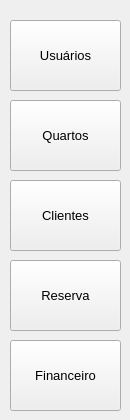
     <widget class="QWidget" name="stackedWidgetPage1">
      <widget class="QToolButton" name="bttn_user">
       <property name="geometry">
        <rect>
         <x>10</x>
         <y>20</y>
         <width>111</width>
         <height>71</height>
        </rect>
       </property>
       <property name="sizePolicy">
        <sizepolicy hsizetype="Preferred" vsizetype="Preferred">
         <horstretch>0</horstretch>
         <verstretch>0</verstretch>
        </sizepolicy>
       </property>
       <property name="font">
        <font>
         <pointsize>10</pointsize>
        </font>
       </property>
       <property name="layoutDirection">
        <enum>Qt::LeftToRight</enum>
       </property>
       <property name="autoFillBackground">
        <bool>false</bool>
       </property>
       <property name="text">
        <string>Usuários</string>
       </property>
       <property name="icon">
        <iconset>
         <normaloff>../Icones/group_24dp_E3E3E3_FILL0_wght400_GRAD0_opsz24.png</normaloff>../Icones/group_24dp_E3E3E3_FILL0_wght400_GRAD0_opsz24.png</iconset>
       </property>
       <property name="iconSize">
        <size>
         <width>32</width>
         <height>32</height>
        </size>
       </property>
       <property name="shortcut">
        <string/>
       </property>
       <property name="toolButtonStyle">
        <enum>Qt::ToolButtonTextUnderIcon</enum>
       </property>
      </widget>
      <widget class="QToolButton" name="bttn_rooms">
       <property name="geometry">
        <rect>
         <x>10</x>
         <y>100</y>
         <width>111</width>
         <height>71</height>
        </rect>
       </property>
       <property name="sizePolicy">
        <sizepolicy hsizetype="Preferred" vsizetype="Preferred">
         <horstretch>0</horstretch>
         <verstretch>0</verstretch>
        </sizepolicy>
       </property>
       <property name="font">
        <font>
         <pointsize>10</pointsize>
        </font>
       </property>
       <property name="toolTipDuration">
        <number>-1</number>
       </property>
       <property name="layoutDirection">
        <enum>Qt::LeftToRight</enum>
       </property>
       <property name="text">
        <string>Quartos</string>
       </property>
       <property name="icon">
        <iconset>
         <normaloff>../Icones/night_shelter_24dp_E3E3E3_FILL0_wght400_GRAD0_opsz24.png</normaloff>../Icones/night_shelter_24dp_E3E3E3_FILL0_wght400_GRAD0_opsz24.png</iconset>
       </property>
       <property name="iconSize">
        <size>
         <width>32</width>
         <height>32</height>
        </size>
       </property>
       <property name="toolButtonStyle">
        <enum>Qt::ToolButtonTextUnderIcon</enum>
       </property>
      </widget>
      <widget class="QToolButton" name="bttn_client">
       <property name="geometry">
        <rect>
         <x>10</x>
         <y>180</y>
         <width>111</width>
         <height>71</height>
        </rect>
       </property>
       <property name="sizePolicy">
        <sizepolicy hsizetype="Preferred" vsizetype="Preferred">
         <horstretch>0</horstretch>
         <verstretch>0</verstretch>
        </sizepolicy>
       </property>
       <property name="font">
        <font>
         <pointsize>10</pointsize>
        </font>
       </property>
       <property name="text">
        <string>Clientes</string>
       </property>
       <property name="icon">
        <iconset>
         <normaloff>../Icones/person_24dp_E3E3E3_FILL0_wght400_GRAD0_opsz24.png</normaloff>../Icones/person_24dp_E3E3E3_FILL0_wght400_GRAD0_opsz24.png</iconset>
       </property>
       <property name="iconSize">
        <size>
         <width>32</width>
         <height>32</height>
        </size>
       </property>
       <property name="toolButtonStyle">
        <enum>Qt::ToolButtonTextUnderIcon</enum>
       </property>
      </widget>
      <widget class="QToolButton" name="bttn_reserva">
       <property name="geometry">
        <rect>
         <x>10</x>
         <y>260</y>
         <width>111</width>
         <height>71</height>
        </rect>
       </property>
       <property name="sizePolicy">
        <sizepolicy hsizetype="Preferred" vsizetype="Preferred">
         <horstretch>0</horstretch>
         <verstretch>0</verstretch>
        </sizepolicy>
       </property>
       <property name="font">
        <font>
         <pointsize>10</pointsize>
        </font>
       </property>
       <property name="text">
        <string>Reserva</string>
       </property>
       <property name="icon">
        <iconset>
         <normaloff>../Icones/location_away_24dp_E3E3E3_FILL0_wght400_GRAD0_opsz24.png</normaloff>../Icones/location_away_24dp_E3E3E3_FILL0_wght400_GRAD0_opsz24.png</iconset>
       </property>
       <property name="iconSize">
        <size>
         <width>32</width>
         <height>32</height>
        </size>
       </property>
       <property name="toolButtonStyle">
        <enum>Qt::ToolButtonTextUnderIcon</enum>
       </property>
      </widget>
      <widget class="QToolButton" name="bttn_financial">
       <property name="geometry">
        <rect>
         <x>10</x>
         <y>340</y>
         <width>111</width>
         <height>71</height>
        </rect>
       </property>
       <property name="sizePolicy">
        <sizepolicy hsizetype="Preferred" vsizetype="Preferred">
         <horstretch>0</horstretch>
         <verstretch>0</verstretch>
        </sizepolicy>
       </property>
       <property name="font">
        <font>
         <pointsize>10</pointsize>
        </font>
       </property>
       <property name="text">
        <string>Financeiro</string>
       </property>
       <property name="icon">
        <iconset>
         <normaloff>../Icones/paid_24dp_E3E3E3_FILL0_wght400_GRAD0_opsz24.png</normaloff>../Icones/paid_24dp_E3E3E3_FILL0_wght400_GRAD0_opsz24.png</iconset>
       </property>
       <property name="iconSize">
        <size>
         <width>32</width>
         <height>32</height>
        </size>
       </property>
       <property name="toolButtonStyle">
        <enum>Qt::ToolButtonTextUnderIcon</enum>
       </property>
      </widget>
     </widget>
